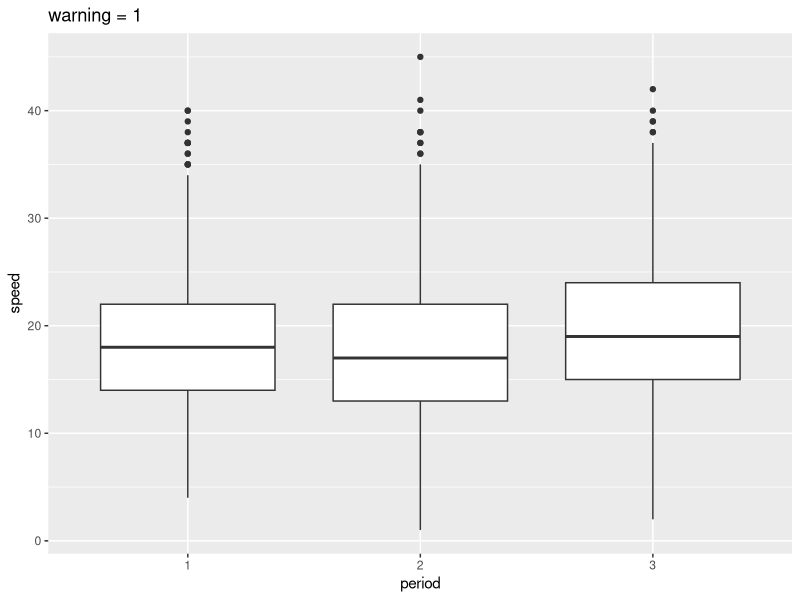
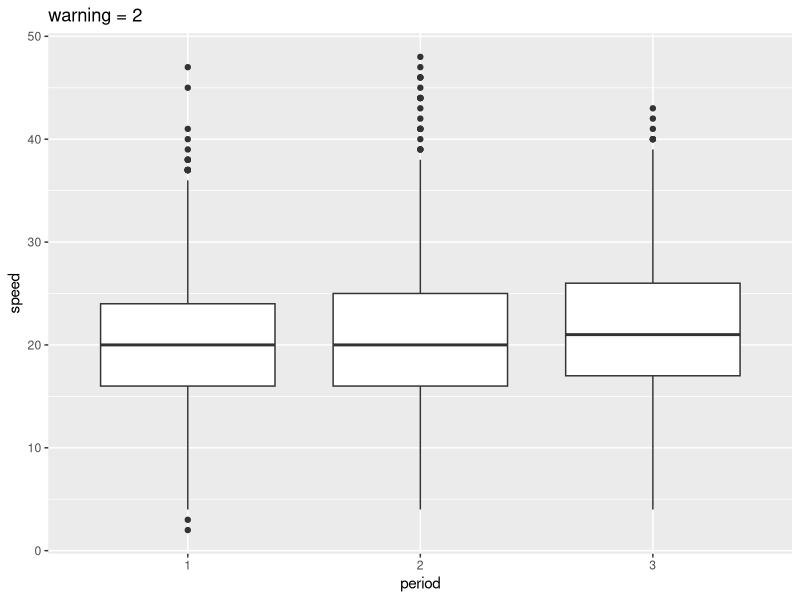
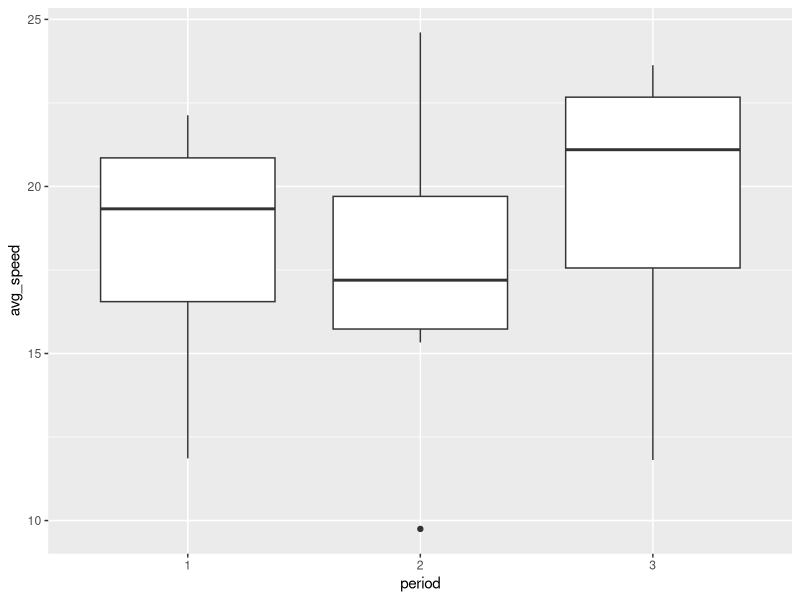
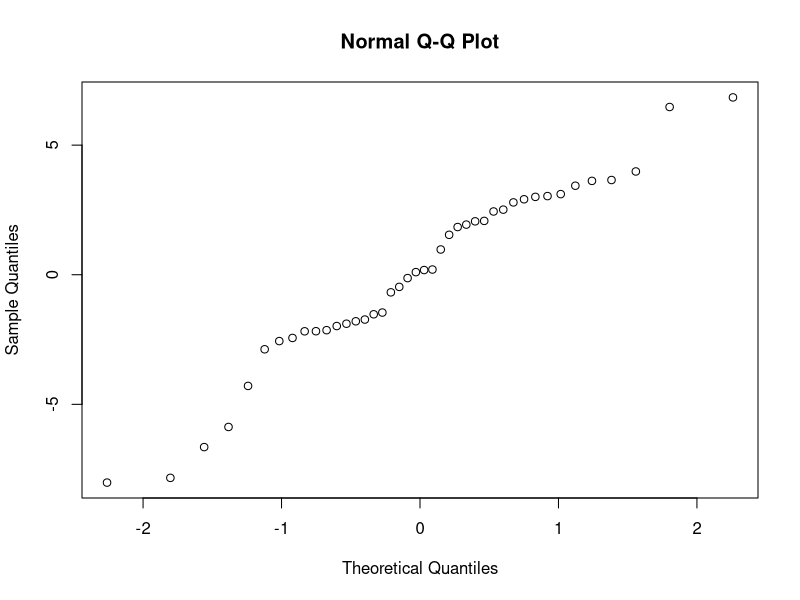
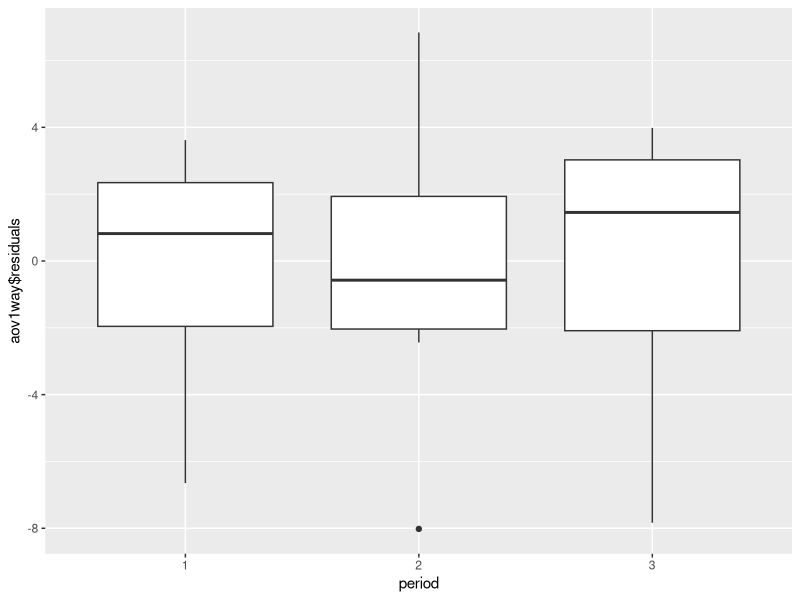

Write R code to recreate these figures, in order.
### Stats with R Exercise sheet 6

##########################
# ANOVA
##########################

## This exercise sheet contains the exercises that you will need to complete and 
## submit by 23:55 on Sunday, December 12. Write the code below the questions. 
## If you need to provide a written answer, comment this out using a hashtag (#). 
## Submit your homework via cms

## Please write below your (and your teammates') name, matriculation number. 
## Name:                Martin Banzer,  Ahmad Usman Khattak,  Tulika Nayak
## Matriculation number:2548984,        7025483,              7025773

###########################################################################################



#######################
### Exercise 1: Preparation
#######################

library(boot)
library(ggplot2)
library(dplyr)
library(car)

# This time we will be working with the "amis" data frame (package 'boot') that has 
# 8437 rows and 4 columns.

# In a study into the effect that warning signs have on speeding patterns, 
# Cambridgeshire County Council considered 14 pairs of locations. The locations were 
# paired to account for factors such as traffic, volume and type of road. One site in 
# each pair had a sign erected warning of the dangers of speeding and asking drivers 
# to slow down. No action was taken at the second site. Three sets of measurements 
# were taken at each site. 
# Each set of measurements was nominally of the speeds of 100 cars but not all sites 
# have exactly 100 measurements. These speed measurements were taken before the 
# erection of the sign, shortly after the erection of the sign, and again after 
# the sign had been in place for some time.

## a) For the further reference please use ?amis. 
## It may take some time to understand the dataset. 
?amis

## b) Load the dataset, store it into a variable called "data", and briefly inspect it. 
## Feel free to make some plots and calculate some statistics in order to understand 
## the data.
data("amis")
data <- amis
str(data)

## c) All our columns have numeric type. Convert the categorical columns to factors.
for (i in 1:ncol(data)){
  data[,i] <- as.factor(data[,i])
}
str(data)

## d) Plot boxplots for the distribution of `speed` for each of the `period` values 
## (before, immediately after and after some time). Build 2 plots (each containing 3 
## boxplots) side by side depending on the `warning` variable.
## (For all plots here and below please use ggplot)
warning_1 <- data %>% filter(warning==1)
warning_2 <- data %>% filter(warning==2)

ggplot(warning_1, aes(period, as.integer(speed))) +
  geom_boxplot() + labs(x="period", y="speed", title="warning = 1")
ggplot(warning_2, aes(period, as.integer(speed))) +
  geom_boxplot() + labs(x="period", y="speed", title="warning = 2")

## e) What can you conclude looking at the plots? What can you say about people's 
## behaviour in different periods: before, immediately after and after some time?

# Answer:
# The graphs show, that having a warning sign correlates to a lower speed for all 
# three periods.
# Without a sign, people tend to maintain about the same speed in each period.
# However, with a sign, people slow down in period one and continue slowing down
# throughout period two. In period three they start accelerating again and get close
# to the speed of period three without a sign.

## f) What are your ideas about why the data with warning==2 (sites where no sign was 
## erected) was collected?

# Answer:
# warning==2 showcases the "normal" behavior of drivers. Without this data, the results
# from warning==1 couldn't be compared to anything and could therefore not be interpreted.


#######################
### Exercise 2: 1-way ANOVA
#######################

## a) First let's create a new data frame which will be used for all exercise 2.
## For the 1-way ANOVA we will be working with a subset of `amis` using only the 
## data for sites where warning signs were erected, which corresponds to warning==1. 
## Therefore first subset your data to filter out warning==2 and then apply group_by() and summarize() 
## to average "speed" over each "pair" and "period". 
## Assign this new data frame to the variable casted_data.
warning1_subset <- subset(data, warning == 1)
casted_data <- warning1_subset %>%
  group_by(pair, period) %>%
  summarise(avg_speed = mean(as.integer(speed)))


## b) Build boxplots of the average speed depending on "period".
casted_data %>% ggplot(aes(period, avg_speed)) +
  geom_boxplot()


## c) Looking at the boxplots, is there a difference between the periods?

# Answer:
# Yes. The avg_speed drops "right after" putting up warning sign as indicated by 
# period = 2, when compared to higher avg_speed that existed when there were no 
# warning signs (period = 1). But then "after some time" (period = 3) of putting  
# the sign avg_speed increases again and that too higher than "before" warning.


## d) Now we are ready to perform 1-way ANOVA: please use the function aov() on the 
## speed depending on the period and assign the result to aov1way
aov1way <- aov(avg_speed ~ period, data = casted_data)
aov1way

## Before we interpret the results, let's check the ANOVA assumptions and whether 
## they are violated or not and why.

## e) Independence assumption
## (Figure out the best way to check this assumption and give a detailed justified 
## answer to whether it is violated or not.)

# Answer:
# Assumptions are : Samples independent of each other, not correlated, randomly
# collected. The best way to check this assumption would be to see if same drivers 
# gave multiple observations

## f) Normality of residuals
##  First add the residuals to your casted data set, you find them in model$residuals
##  next, make a qqplot (using qqnorm() or geom_qq() ina ggplot) for the residuals and 
##  run the shapiro wilk test.
aov1way$residuals
qqnorm(aov1way$residuals)
shapiro.test(aov1way$residuals)

# Output of shapiro test:
# data:  aov1way$residuals
# W = 0.96144, p-value = 0.1662

## g) What do you conclude from your results in f?

# Answer :
# From f we see that there is normality of residuals 
# p-value is 0.1662 which is higher than 0.05

## h) Homogeneity of variance of residuals
##  First, plot the residuals by period (boxplots) to see whether variance differs between groups
##  Next, run Levene's test using the function leveneTest() (from library car) with the same syntax
##  as aov(). It indicates whether the variance is significantly different between groups (= not
##  homogeneous).
casted_data %>% ggplot(aes(period, aov1way$residuals)) +
  geom_boxplot()
leveneTest(avg_speed ~ period, data = casted_data)


## i) What do you conclude from your results in h?

# Answer: 
# We conclude that the variances are not homogenous

## j) Now we turn to the results. Look at the summary of aov1way
summary(aov(avg_speed ~ period, data = casted_data))

## k) State your conclusion
## Conclusion:
## we have F Value= 0.986 which is less and less f value means we are less likely to reject null hypothesis and
## when we look at p value we see 0.382 which is 38.2% which is way higher so we will not reject the null hypothesis.

## l) Please do pairwise t-tests of the same variables as in d) using pairwise.t.test().
pairwise.t.test(casted_data$avg_speed, casted_data$period, p.adjust.method="none" )

## m) Try to use no adjustment for pairwise testing and then the Bonferroni correction.
pairwise.t.test(casted_data$avg_speed, casted_data$period, p.adjust.method="bonferroni" )

## n) If the results change  in m, why do they? What does Bonferroni correction do?

##ans:
## the p values have increased in m when we use bonferroni adjustment because now the alpha is being divided 
## by number of levels to prevent us from making type 1 error. that is what bonferroni correction does to make us
## prevent from making type 1 error.
#######################
### Exercise 3: 2-way ANOVA 
#######################
## a) Now we want to analyze the influence of 2 categorical variables 
## (period and warning) on the speed.
## So let's turn back to our initial dataset amis (not its subset with warning==1).
## First, we need to average the speed over each `pair`, `warning` and `period
## Cast your data again and assign the results to casted_data2.

data1<-amis
casted_data2 <- data1 %>%
  group_by(pair, warning ,period) %>%
  summarise(avg_speed = mean(as.integer(speed)))



## b) State the main difference between the applicability of 1-way and 2-way ANOVA.


##ans:
## in 1-way Anova we were looking for the affect of period on speed(one factor). but in 2-way anova we look for 
## the affect of 2 factors on the response variable simultaneously. so if we want to look for the affect of 
## warning and period both at the same time on response variable speed we will use 2-way anova.

## c) Do you think, we need to include an interaction term in the ANOVA?

##ans:
## since we could not rejected the null hypotheses in 1-way anova so there might be another factor that can 
## potentially be affecting  the response variable so we need to include interaction  to be sure if 
## there is an affect or not. in this case it is warning and period.


## d) Now apply the 2-way ANOVA: please use the function aov() with mean speed as the
## dependent variable, period and warning as predictor (independent) variables and depending on your
## answer in c) either including an interaction term, or not.
aov2<-aov(avg_speed ~ warning + period, data=casted_data2)
summary(aov2)

## e) Report the p-values and interpret the results in detail. Properly formulate the findings
##  with regard to the research question!

##ans:
##              Df Sum Sq Mean Sq F value  Pr(>F)   
##warning      1  122.8  122.81   8.592 0.00439 **
##period       1   26.0   26.04   1.822 0.18086  
##Residuals   81 1157.9   14.29   

## p value for warning is lower than 0.5 so we can say that warning is associated with speed
## p value for period is higher than 0.5 which means we cannot reject null hypothesis and period is not associated 
## with speed.
## in respect of research question we conclude from this 2-way anova test that warning sign does have affect on
## speed but the time this reading was taken (period) has no affect on speed.